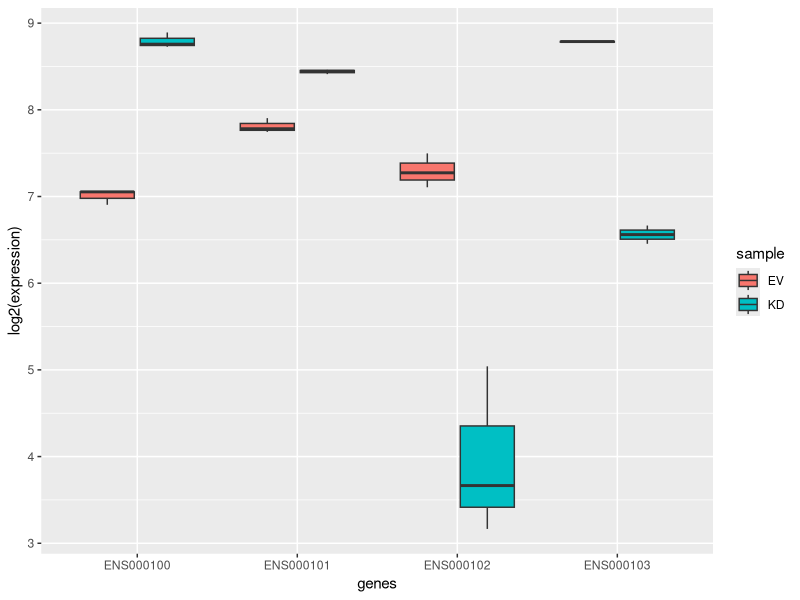
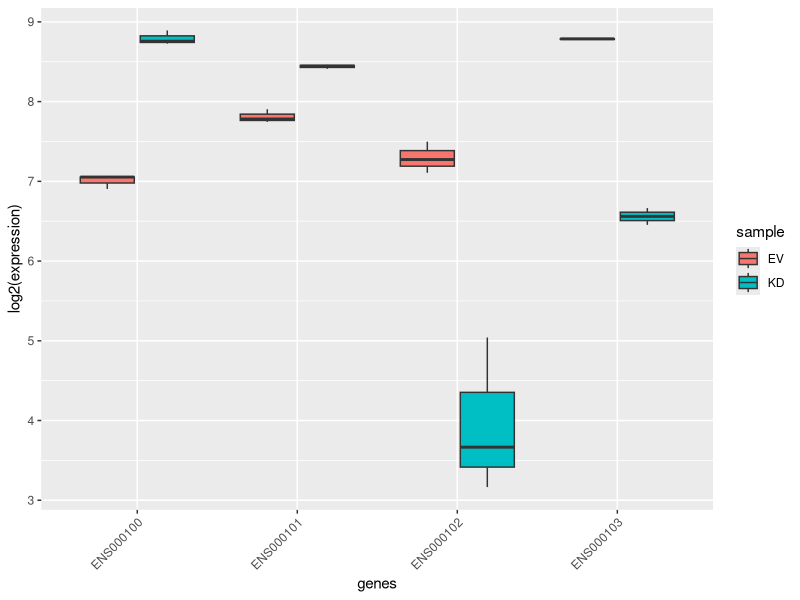
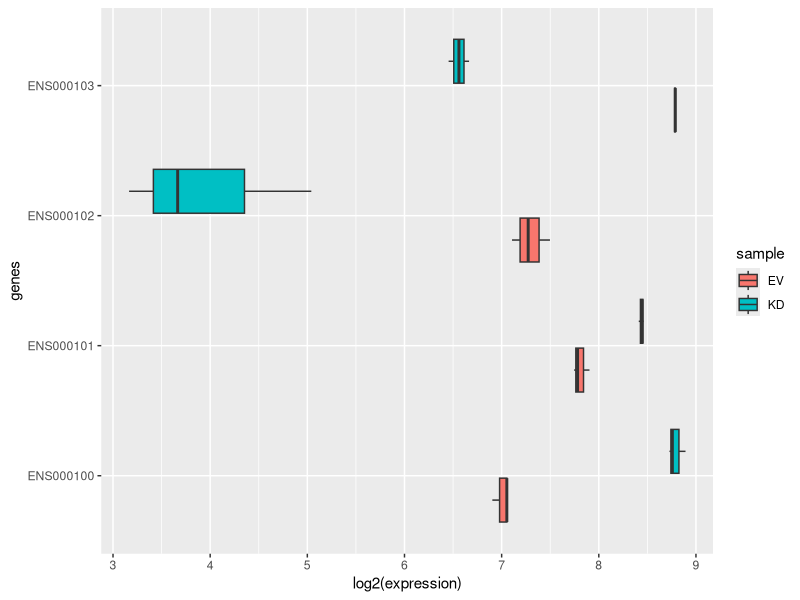
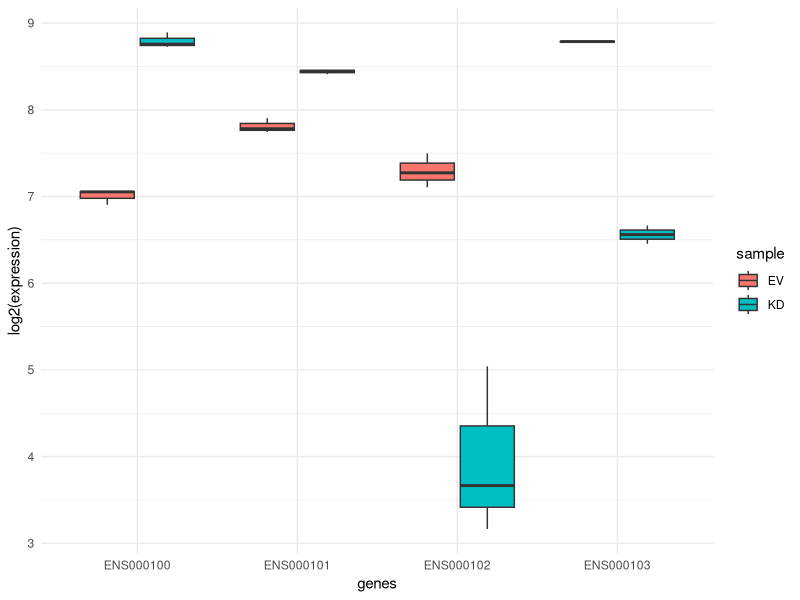
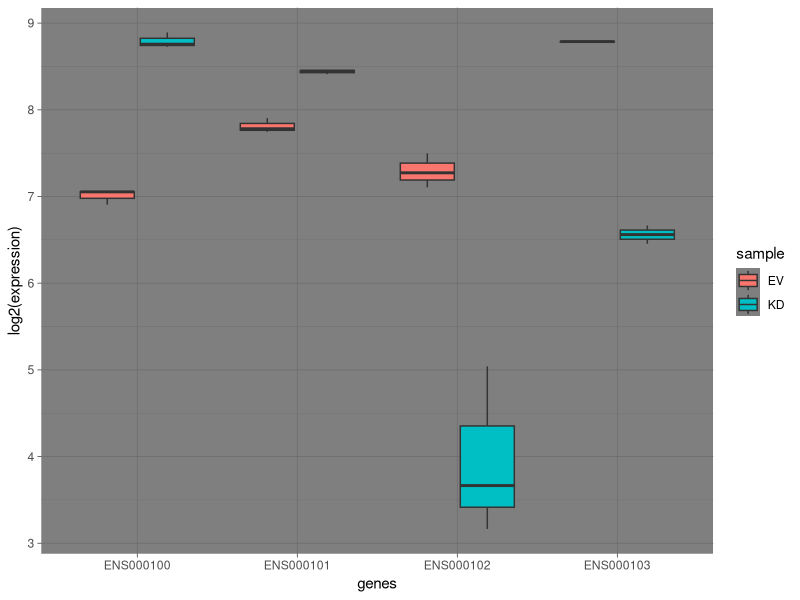

Reproduce these figures in R, in order.
## ---- chunk 1
library(tidyverse)
## ---- chunk 2
mat <- cbind(
  t(replicate(4, rnorm(3, runif(1, 10, 500), runif(1, 1, 25)))),
  t(replicate(4, rnorm(3, runif(1, 10, 500), runif(1, 1, 25)))))

dimnames(mat) <- list(
  sprintf("ENS%06d", seq(100, 103)),
  c(sprintf("EV_%02d", seq_len(3)), sprintf("KD_%02d", seq_len(3))))

df <- as_tibble(mat, rownames="genes")
df
## ---- chunk 3
df <- pivot_longer(df, -genes, names_to = "sample", values_to = "expression")
df
## ---- chunk 4
df <- separate(df, sample, into=c("sample", "replicate"), sep="_")
df
## ---- chunk 5
ggplot(df, 
       aes(x = genes, 
           y = log2(expression), 
           fill = sample)) +
  geom_boxplot()
## ---- chunk 6
ggplot(df, 
       aes(x = genes, 
           y = log2(expression), 
           fill = sample)) +
  geom_boxplot() +
  theme(axis.text.x = element_text(angle = 45, hjust = 1))

ggplot(df, 
       aes(x = genes, 
           y = log2(expression), 
           fill = sample)) +
  geom_boxplot() +
  coord_flip()
## ---- chunk 7
ggplot(df, 
       aes(x = genes, 
           y = log2(expression), 
           fill = sample)) +
  geom_boxplot() +
  theme_minimal()

ggplot(df, 
       aes(x = genes, 
           y = log2(expression), 
           fill = sample)) +
  geom_boxplot() +
  theme_dark()
